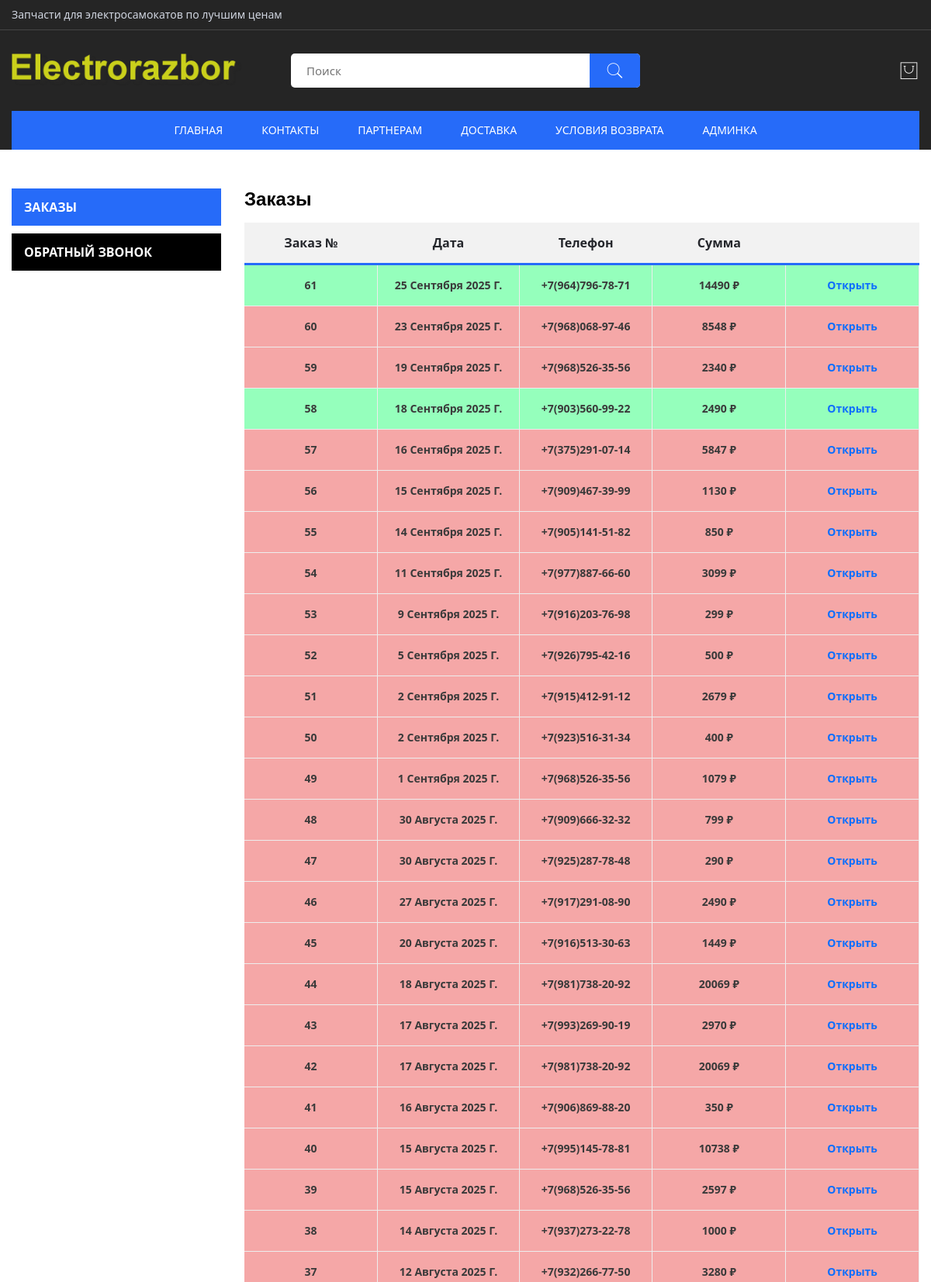
Screenshot of /orders/ (signed in, upper part) with the database file from the repository.
### products/models.py (models this page shows, shortened)
class Orders(models.Model):
    phone = models.CharField(blank=False, max_length=20, verbose_name='Номер телефона')
    date = models.DateField(auto_now_add=True, verbose_name='Дата заказа')
    is_called = models.BooleanField(default=False, verbose_name='Запрос обработан')
    class Meta:
        verbose_name = 'Заказ'
        verbose_name_plural = 'Заказы'
        ordering = ['-id']

### ordersadmin/views.py (the view)
# urls.py: path('', views.orderslist, name='orderslist'),
def orderslist(request):
    if not request.user.is_superuser:
        return HttpResponseForbidden("Доступ запрещен")
    callreqs = Callrequest.objects.all().order_by('-id')
    orders = Orders.objects.annotate(total_price=Sum(F('order__product__price') * F('order__count'))).order_by('-id')
    return render(request, 'ordersadmin/orderslist.html', {
        'title': 'Список заказов',
        'description': 'админка',
        'callrequests': callreqs,
        'orders': orders,
    })

### ordersadmin/templates/ordersadmin/orderslist.html (shortened to what this page needs)
{% load static %}
<!doctype html>
<html lang="ru">
<head>
    <link rel="stylesheet" href="{% static 'css/bootstrap.min.css' %}" />
    <link rel="stylesheet" href="{% static 'css/font.awesome.css' %}" />
    <link rel="stylesheet" href="{% static 'css/pe-icon-7-stroke.css' %}" />
    <link rel="stylesheet" href="{% static 'css/animate.min.css' %}">
    <link rel="stylesheet" href="{% static 'css/swiper-bundle.min.css' %}">
    <link rel="stylesheet" href="{% static 'css/venobox.css' %}">
    <link rel="stylesheet" href="{% static 'css/jquery-ui.min.css' %}">
    <link rel="stylesheet" href="{% static 'css/style.css' %}">
</head>
<body>
    <div class="main-wrapper">
        {% include "layout/header.html" %}
        <div class="account-dashboard pt-100px pb-100px">
            <div class="container">
                <div class="row">
                    <div class="col-sm-12 col-md-3 col-lg-3">
                        <div class="dashboard_tab_button" data-aos="fade-up" data-aos-delay="0">
                            <ul role="tablist" class="nav flex-column dashboard-list">
                                <li><a href="#orders" data-bs-toggle="tab" class="nav-link active" style="padding: .5rem 1rem;">Заказы</a></li>
                                <li><a href="#callrequest" data-bs-toggle="tab" class="nav-link" style="padding: .5rem 1rem;">Обратный звонок</a></li>
                            </ul>
                        </div>
                    </div>
                    <div class="col-sm-12 col-md-9 col-lg-9">
                        <div class="tab-content dashboard_content" data-aos="fade-up" data-aos-delay="200">
                            <div class="tab-pane fade show active" id="orders">
                                <h4>Заказы</h4>
                                <div class="table_page table-responsive">
                                    <table>
                                        <thead>
                                            <tr>
                                                <th>Заказ №</th>
                                                <th>Дата</th>
                                                <th>Телефон</th>
                                                <th>Сумма</th>
                                                <th></th>
                                            </tr>
                                        </thead>
                                        <tbody>
                                            {% for order in orders %}
                                            {% if order.is_called%}
                                            <tr style="background-color: rgba(0, 255, 94, 0.415);">
                                            {% else %}
                                            <tr style="background-color: rgba(231, 52, 52, 0.432);">
                                            {% endif %}
                                                <td>{{ order.id }}</td>
                                                <td>{{ order.date }}</td>
                                                <td>{{ order.phone }}</td>
                                                {% if order.total_price %}
                                                <td>{{ order.total_price }} ₽</td>
                                                {% else %}
                                                <td>0 ₽</td>
                                                {% endif %}
                                                <td><a href="{% url 'ordersadmin:orderdetail' order.id %}" class="view">Открыть</a></td>
                                            </tr>
                                            {% endfor %}
                                        </tbody>
                                    </table>
                                </div>
                            </div>
                        </div>
                    </div>
                </div>
            </div>
        </div>
    </div>
</body>
</html>

### rows the page displays
Orders: id "61", date "25 Сентября 2025 Г.", phone "+7(964)796-78-71", total_price "14490"
Orders: id "60", date "23 Сентября 2025 Г.", phone "+7(968)068-97-46", total_price "8548"
Orders: id "59", date "19 Сентября 2025 Г.", phone "+7(968)526-35-56", total_price "2340"
Orders: id "58", date "18 Сентября 2025 Г.", phone "+7(903)560-99-22", total_price "2490"
Orders: id "57", date "16 Сентября 2025 Г.", phone "+7(375)291-07-14", total_price "5847"
Orders: id "56", date "15 Сентября 2025 Г.", phone "+7(909)467-39-99", total_price "1130"
Orders: id "55", date "14 Сентября 2025 Г.", phone "+7(905)141-51-82", total_price "850"
Orders: id "54", date "11 Сентября 2025 Г.", phone "+7(977)887-66-60", total_price "3099"
Orders: id "53", date "9 Сентября 2025 Г.", phone "+7(916)203-76-98", total_price "299"
Orders: id "52", date "5 Сентября 2025 Г.", phone "+7(926)795-42-16", total_price "500"
Orders: id "51", date "2 Сентября 2025 Г.", phone "+7(915)412-91-12", total_price "2679"
Orders: id "50", date "2 Сентября 2025 Г.", phone "+7(923)516-31-34", total_price "400"
Orders: id "49", date "1 Сентября 2025 Г.", phone "+7(968)526-35-56", total_price "1079"
Orders: id "48", date "30 Августа 2025 Г.", phone "+7(909)666-32-32", total_price "799"
Orders: id "47", date "30 Августа 2025 Г.", phone "+7(925)287-78-48", total_price "290"
Orders: id "46", date "27 Августа 2025 Г.", phone "+7(917)291-08-90", total_price "2490"
Orders: id "45", date "20 Августа 2025 Г.", phone "+7(916)513-30-63", total_price "1449"
Orders: id "44", date "18 Августа 2025 Г.", phone "+7(981)738-20-92", total_price "20069"
Orders: id "43", date "17 Августа 2025 Г.", phone "+7(993)269-90-19", total_price "2970"
Orders: id "42", date "17 Августа 2025 Г.", phone "+7(981)738-20-92", total_price "20069"
Orders: id "41", date "16 Августа 2025 Г.", phone "+7(906)869-88-20", total_price "350"
Orders: id "40", date "15 Августа 2025 Г.", phone "+7(995)145-78-81", total_price "10738"
Orders: id "39", date "15 Августа 2025 Г.", phone "+7(968)526-35-56", total_price "2597"
Orders: id "38", date "14 Августа 2025 Г.", phone "+7(937)273-22-78", total_price "1000"
Orders: id "37", date "12 Августа 2025 Г.", phone "+7(932)266-77-50", total_price "3280"
